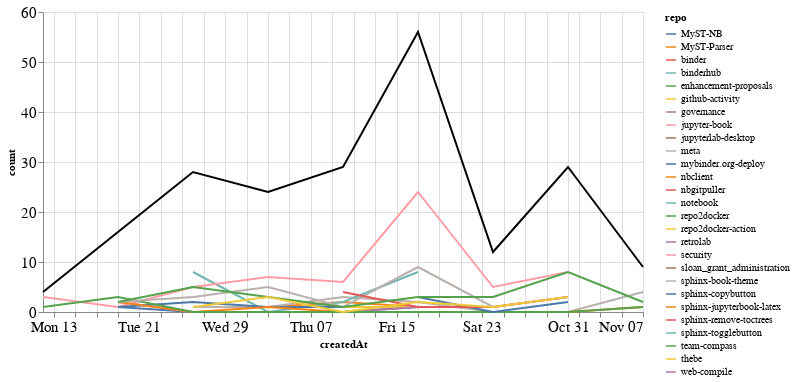

This figure's notebook cell:
### Markdown cell above
### Comments

### Code cell
comments_time = comments.groupby('repo').resample('W', on='createdAt').count()['author'].reset_index()
comments_time = comments_time.rename(columns={'author': 'count'})
comments_time_total = comments_time.groupby('createdAt').agg({"count": "sum"}).reset_index()
ch1 = alt.Chart(comments_time, width=600).mark_line().encode(
    x='createdAt',
    y='count',
    color='repo',
    tooltip="repo"
)

ch2 = alt.Chart(comments_time_total, width=600).mark_line(color="black").encode(
    x='createdAt',
    y='count',
)

ch1 + ch2

### Figure 1 — Vega-Lite specification as saved in the notebook (floating-point values rounded to 4 significant figures)
{"config": {"axisLeft": {"labelFontSize": 15}, "axisBottom": {"labelFontSize": 15}}, "layer": [{"data": {"name": "data-554265ab272c67530740a581e2dcd118"}, "mark": "line", "encoding": {"color": {"type": "nominal", "field": "repo"}, "tooltip": {"type": "nominal", "field": "repo"}, "x": {"type": "temporal", "field": "createdAt"}, "y": {"type": "quantitative", "field": "count"}}, "width": 600}, {"data": {"name": "data-2686e85d6d045f3fb2f9a193fb1d6793"}, "mark": {"type": "line", "color": "black"}, "encoding": {"x": {"type": "temporal", "field": "createdAt"}, "y": {"type": "quantitative", "field": "count"}}, "width": 600}], "$schema": "https://vega.github.io/schema/vega-lite/v4.8.1.json", "datasets": {"data-554265ab272c67530740a581e2dcd118": [{"repo": "MyST-NB", "createdAt": "2021-09-19T00:00:00", "count": 1}, {"repo": "MyST-NB", "createdAt": "2021-09-26T00:00:00", "count": 0}, {"repo": "MyST-NB", "createdAt": "2021-10-03T00:00:00", "count": 0}, {"repo": "MyST-NB", "createdAt": "2021-10-10T00:00:00", "count": 0}, {"repo": "MyST-NB", "createdAt": "2021-10-17T00:00:00", "count": 1}, {"repo": "MyST-NB", "createdAt": "2021-10-24T00:00:00", "count": 1}, {"repo": "MyST-Parser", "createdAt": "2021-09-26T00:00:00", "count": 1}, {"repo": "MyST-Parser", "createdAt": "2021-10-03T00:00:00", "count": 1}, {"repo": "MyST-Parser", "createdAt": "2021-10-10T00:00:00", "count": 2}, {"repo": "MyST-Parser", "createdAt": "2021-10-17T00:00:00", "count": 1}, {"repo": "binder", "createdAt": "2021-09-19T00:00:00", "count": 1}, {"repo": "binderhub", "createdAt": "2021-09-26T00:00:00", "count": 8}, {"repo": "binderhub", "createdAt": "2021-10-03T00:00:00", "count": 0}, {"repo": "binderhub", "createdAt": "2021-10-10T00:00:00", "count": 2}, {"repo": "enhancement-proposals", "createdAt": "2021-10-10T00:00:00", "count": 2}, {"repo": "github-activity", "createdAt": "2021-10-10T00:00:00", "count": 1}, {"repo": "github-activity", "createdAt": "2021-10-17T00:00:00", "count": 1}, {"repo": "governance", "createdAt": "2021-09-19T00:00:00", "count": 2}, {"repo": "governance", "createdAt": "2021-09-26T00:00:00", "count": 0}, {"repo": "governance", "createdAt": "2021-10-03T00:00:00", "count": 0}, {"repo": "governance", "createdAt": "2021-10-10T00:00:00", "count": 0}, {"repo": "governance", "createdAt": "2021-10-17T00:00:00", "count": 1}, {"repo": "jupyter-book", "createdAt": "2021-09-12T00:00:00", "count": 3}, {"repo": "jupyter-book", "createdAt": "2021-09-19T00:00:00", "count": 1}, {"repo": "jupyter-book", "createdAt": "2021-09-26T00:00:00", "count": 5}, {"repo": "jupyter-book", "createdAt": "2021-10-03T00:00:00", "count": 7}, {"repo": "jupyter-book", "createdAt": "2021-10-10T00:00:00", "count": 6}, {"repo": "jupyter-book", "createdAt": "2021-10-17T00:00:00", "count": 24}, {"repo": "jupyter-book", "createdAt": "2021-10-24T00:00:00", "count": 5}, {"repo": "jupyter-book", "createdAt": "2021-10-31T00:00:00", "count": 8}, {"repo": "jupyterlab-desktop", "createdAt": "2021-09-26T00:00:00", "count": 1}, {"repo": "meta", "createdAt": "2021-09-26T00:00:00", "count": 1}, {"repo": "meta", "createdAt": "2021-10-03T00:00:00", "count": 1}, {"repo": "meta", "createdAt": "2021-10-10T00:00:00", "count": 3}, {"repo": "meta", "createdAt": "2021-10-17T00:00:00", "count": 2}, {"repo": "meta", "createdAt": "2021-10-24T00:00:00", "count": 0}, {"repo": "meta", "createdAt": "2021-10-31T00:00:00", "count": 0}, {"repo": "meta", "createdAt": "2021-11-07T00:00:00", "count": 4}, {"repo": "mybinder.org-deploy", "createdAt": "2021-09-19T00:00:00", "count": 1}, {"repo": "mybinder.org-deploy", "createdAt": "2021-09-26T00:00:00", "count": 2}, {"repo": "mybinder.org-deploy", "createdAt": "2021-10-03T00:00:00", "count": 1}, {"repo": "mybinder.org-deploy", "createdAt": "2021-10-10T00:00:00", "count": 1}, {"repo": "nbclient", "createdAt": "2021-09-19T00:00:00", "count": 2}, {"repo": "nbclient", "createdAt": "2021-09-26T00:00:00", "count": 0}, {"repo": "nbclient", "createdAt": "2021-10-03T00:00:00", "count": 1}, {"repo": "nbclient", "createdAt": "2021-10-10T00:00:00", "count": 0}, {"repo": "nbclient", "createdAt": "2021-10-17T00:00:00", "count": 0}, {"repo": "nbclient", "createdAt": "2021-10-24T00:00:00", "count": 0}, {"repo": "nbclient", "createdAt": "2021-10-31T00:00:00", "count": 0}, {"repo": "nbclient", "createdAt": "2021-11-07T00:00:00", "count": 1}, {"repo": "nbgitpuller", "createdAt": "2021-11-07T00:00:00", "count": 1}, {"repo": "notebook", "createdAt": "2021-10-10T00:00:00", "count": 2}, {"repo": "notebook", "createdAt": "2021-10-17T00:00:00", "count": 8}, {"repo": "repo2docker", "createdAt": "2021-09-12T00:00:00", "count": 1}, {"repo": "repo2docker", "createdAt": "2021-09-19T00:00:00", "count": 3}, {"repo": "repo2docker", "createdAt": "2021-09-26T00:00:00", "count": 0}, {"repo": "repo2docker", "createdAt": "2021-10-03T00:00:00", "count": 0}, {"repo": "repo2docker", "createdAt": "2021-10-10T00:00:00", "count": 0}, {"repo": "repo2docker", "createdAt": "2021-10-17T00:00:00", "count": 0}, {"repo": "repo2docker", "createdAt": "2021-10-24T00:00:00", "count": 0}, {"repo": "repo2docker", "createdAt": "2021-10-31T00:00:00", "count": 0}, {"repo": "repo2docker", "createdAt": "2021-11-07T00:00:00", "count": 1}, {"repo": "repo2docker-action", "createdAt": "2021-09-19T00:00:00", "count": 1}, {"repo": "retrolab", "createdAt": "2021-10-31T00:00:00", "count": 1}, {"repo": "security", "createdAt": "2021-10-03T00:00:00", "count": 1}, {"repo": "sloan_grant_administration", "createdAt": "2021-10-10T00:00:00", "count": 4}, {"repo": "sphinx-book-theme", "createdAt": "2021-09-19T00:00:00", "count": 2}, {"repo": "sphinx-book-theme", "createdAt": "2021-09-26T00:00:00", "count": 3}, {"repo": "sphinx-book-theme", "createdAt": "2021-10-03T00:00:00", "count": 5}, {"repo": "sphinx-book-theme", "createdAt": "2021-10-10T00:00:00", "count": 1}, {"repo": "sphinx-book-theme", "createdAt": "2021-10-17T00:00:00", "count": 9}, {"repo": "sphinx-book-theme", "createdAt": "2021-10-24T00:00:00", "count": 1}, {"repo": "sphinx-book-theme", "createdAt": "2021-10-31T00:00:00", "count": 3}, {"repo": "sphinx-copybutton", "createdAt": "2021-10-17T00:00:00", "count": 3}, {"repo": "sphinx-copybutton", "createdAt": "2021-10-24T00:00:00", "count": 0}, {"repo": "sphinx-copybutton", "createdAt": "2021-10-31T00:00:00", "count": 2}, {"repo": "sphinx-jupyterbook-latex", "createdAt": "2021-10-03T00:00:00", "count": 1}, {"repo": "sphinx-remove-toctrees", "createdAt": "2021-10-10T00:00:00", "count": 4}, {"repo": "sphinx-remove-toctrees", "createdAt": "2021-10-17T00:00:00", "count": 1}, {"repo": "sphinx-remove-toctrees", "createdAt": "2021-10-24T00:00:00", "count": 1}, {"repo": "sphinx-remove-toctrees", "createdAt": "2021-10-31T00:00:00", "count": 3}, {"repo": "sphinx-togglebutton", "createdAt": "2021-10-31T00:00:00", "count": 1}, {"repo": "team-compass", "createdAt": "2021-09-19T00:00:00", "count": 2}, {"repo": "team-compass", "createdAt": "2021-09-26T00:00:00", "count": 5}, {"repo": "team-compass", "createdAt": "2021-10-03T00:00:00", "count": 3}, {"repo": "team-compass", "createdAt": "2021-10-10T00:00:00", "count": 1}, {"repo": "team-compass", "createdAt": "2021-10-17T00:00:00", "count": 3}, {"repo": "team-compass", "createdAt": "2021-10-24T00:00:00", "count": 3}, {"repo": "team-compass", "createdAt": "2021-10-31T00:00:00", "count": 8}, {"repo": "team-compass", "createdAt": "2021-11-07T00:00:00", "count": 2}, {"repo": "thebe", "createdAt": "2021-09-26T00:00:00", "count": 1}, {"repo": "thebe", "createdAt": "2021-10-03T00:00:00", "count": 3}, {"repo": "thebe", "createdAt": "2021-10-10T00:00:00", "count": 0}, {"repo": "thebe", "createdAt": "2021-10-17T00:00:00", "count": 2}, {"repo": "thebe", "createdAt": "2021-10-24T00:00:00", "count": 1}, {"repo": "thebe", "createdAt": "2021-10-31T00:00:00", "count": 3}, {"repo": "web-compile", "createdAt": "2021-09-26T00:00:00", "count": 1}], "data-2686e85d6d045f3fb2f9a193fb1d6793": [{"createdAt": "2021-09-12T00:00:00", "count": 4}, {"createdAt": "2021-09-19T00:00:00", "count": 16}, {"createdAt": "2021-09-26T00:00:00", "count": 28}, {"createdAt": "2021-10-03T00:00:00", "count": 24}, {"createdAt": "2021-10-10T00:00:00", "count": 29}, {"createdAt": "2021-10-17T00:00:00", "count": 56}, {"createdAt": "2021-10-24T00:00:00", "count": 12}, {"createdAt": "2021-10-31T00:00:00", "count": 29}, {"createdAt": "2021-11-07T00:00:00", "count": 9}]}}
